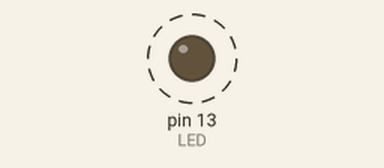
Recording of a sketch running on a simulated Arduino Uno, built with avr-gcc and run on an emulated ATmega328P. Parts: output pins drawn as LEDs (lit = HIGH). Dashed ring = blinking.

Above: at 0.3 s.
Timing chart, 0 to 5.9 s (numbered marks = the images above):
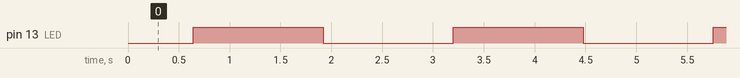

Measured:
- by itself, pin 13 (LED): alternates HIGH for 1.3 s and LOW for 1.3 s

The sketch:

lesson_2.1.ino
```cpp
/*
  keyestudio smart RV
  lesson 2.1
  PWM
  http://www.keyestudio.com
*/
#define LED 13 //Define the pin of LED as D13
int value;
void setup()
{
  pinMode(LED, OUTPUT);// initialize digital pin LED as an output.
}
void loop () {
  for (value = 0; value < 255; value = value + 1) {
    analogWrite (LED, value); // LED lights gradually light up
    delay (5); // delay 5MS
  }
  for (value = 255; value > 0; value = value - 1) {
    analogWrite (LED, value); // LED gradually goes out
    delay (5); // delay 5MS
  }
}
```
